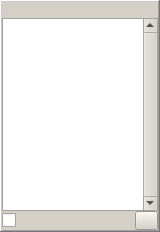
<?xml version="1.0" encoding="UTF-8"?>
<ui version="4.0">
 <class>PersonList</class>
 <widget class="QFrame" name="PersonList">
  <property name="geometry">
   <rect>
    <x>0</x>
    <y>0</y>
    <width>160</width>
    <height>232</height>
   </rect>
  </property>
  <property name="sizePolicy">
   <sizepolicy hsizetype="Expanding" vsizetype="Expanding">
    <horstretch>0</horstretch>
    <verstretch>0</verstretch>
   </sizepolicy>
  </property>
  <property name="minimumSize">
   <size>
    <width>160</width>
    <height>0</height>
   </size>
  </property>
  <property name="maximumSize">
   <size>
    <width>1000</width>
    <height>16777215</height>
   </size>
  </property>
  <property name="palette">
   <palette>
    <active>
     <colorrole role="Button">
      <brush brushstyle="SolidPattern">
       <color alpha="255">
        <red>212</red>
        <green>208</green>
        <blue>200</blue>
       </color>
      </brush>
     </colorrole>
     <colorrole role="Mid">
      <brush brushstyle="SolidPattern">
       <color alpha="255">
        <red>141</red>
        <green>139</green>
        <blue>255</blue>
       </color>
      </brush>
     </colorrole>
     <colorrole role="Base">
      <brush brushstyle="SolidPattern">
       <color alpha="255">
        <red>255</red>
        <green>255</green>
        <blue>255</blue>
       </color>
      </brush>
     </colorrole>
     <colorrole role="Window">
      <brush brushstyle="SolidPattern">
       <color alpha="255">
        <red>212</red>
        <green>208</green>
        <blue>200</blue>
       </color>
      </brush>
     </colorrole>
    </active>
    <inactive>
     <colorrole role="Button">
      <brush brushstyle="SolidPattern">
       <color alpha="255">
        <red>212</red>
        <green>208</green>
        <blue>200</blue>
       </color>
      </brush>
     </colorrole>
     <colorrole role="Mid">
      <brush brushstyle="SolidPattern">
       <color alpha="255">
        <red>141</red>
        <green>139</green>
        <blue>255</blue>
       </color>
      </brush>
     </colorrole>
     <colorrole role="Base">
      <brush brushstyle="SolidPattern">
       <color alpha="255">
        <red>255</red>
        <green>255</green>
        <blue>255</blue>
       </color>
      </brush>
     </colorrole>
     <colorrole role="Window">
      <brush brushstyle="SolidPattern">
       <color alpha="255">
        <red>212</red>
        <green>208</green>
        <blue>200</blue>
       </color>
      </brush>
     </colorrole>
    </inactive>
    <disabled>
     <colorrole role="Button">
      <brush brushstyle="SolidPattern">
       <color alpha="255">
        <red>212</red>
        <green>208</green>
        <blue>200</blue>
       </color>
      </brush>
     </colorrole>
     <colorrole role="Mid">
      <brush brushstyle="SolidPattern">
       <color alpha="255">
        <red>141</red>
        <green>139</green>
        <blue>255</blue>
       </color>
      </brush>
     </colorrole>
     <colorrole role="Base">
      <brush brushstyle="SolidPattern">
       <color alpha="255">
        <red>212</red>
        <green>208</green>
        <blue>200</blue>
       </color>
      </brush>
     </colorrole>
     <colorrole role="Window">
      <brush brushstyle="SolidPattern">
       <color alpha="255">
        <red>212</red>
        <green>208</green>
        <blue>200</blue>
       </color>
      </brush>
     </colorrole>
    </disabled>
   </palette>
  </property>
  <property name="font">
   <font>
    <family>Arial</family>
   </font>
  </property>
  <property name="styleSheet">
   <string notr="true"/>
  </property>
  <property name="frameShape">
   <enum>QFrame::WinPanel</enum>
  </property>
  <property name="frameShadow">
   <enum>QFrame::Raised</enum>
  </property>
  <layout class="QGridLayout" name="gridLayout" rowstretch="1,5,1">
   <property name="leftMargin">
    <number>0</number>
   </property>
   <property name="topMargin">
    <number>0</number>
   </property>
   <property name="rightMargin">
    <number>0</number>
   </property>
   <property name="bottomMargin">
    <number>0</number>
   </property>
   <property name="spacing">
    <number>0</number>
   </property>
   <item row="0" column="0">
    <widget class="QLabel" name="uiTitle">
     <property name="maximumSize">
      <size>
       <width>16777215</width>
       <height>16</height>
      </size>
     </property>
     <property name="text">
      <string notr="true"/>
     </property>
    </widget>
   </item>
   <item row="1" column="0" colspan="3">
    <widget class="QTableView" name="uiPLT">
     <property name="font">
      <font>
       <family>aakar</family>
       <pointsize>9</pointsize>
      </font>
     </property>
     <property name="verticalScrollBarPolicy">
      <enum>Qt::ScrollBarAlwaysOn</enum>
     </property>
     <property name="horizontalScrollBarPolicy">
      <enum>Qt::ScrollBarAlwaysOff</enum>
     </property>
     <property name="cornerButtonEnabled">
      <bool>false</bool>
     </property>
     <attribute name="verticalHeaderVisible">
      <bool>false</bool>
     </attribute>
     <attribute name="verticalHeaderDefaultSectionSize">
      <number>20</number>
     </attribute>
     <attribute name="verticalHeaderHighlightSections">
      <bool>true</bool>
     </attribute>
    </widget>
   </item>
   <item row="2" column="0" colspan="2">
    <widget class="QCheckBox" name="uiOnlyCurrentFam">
     <property name="font">
      <font>
       <family>Arial</family>
      </font>
     </property>
     <property name="text">
      <string notr="true"/>
     </property>
     <property name="tristate">
      <bool>false</bool>
     </property>
    </widget>
   </item>
   <item row="2" column="2">
    <widget class="QPushButton" name="uiAdd">
     <property name="maximumSize">
      <size>
       <width>23</width>
       <height>19</height>
      </size>
     </property>
     <property name="text">
      <string/>
     </property>
     <property name="icon">
      <iconset>
       <normaloff>:/icons/benefits.png</normaloff>:/icons/benefits.png</iconset>
     </property>
    </widget>
   </item>
  </layout>
 </widget>
 <resources/>
 <connections/>
</ui>
